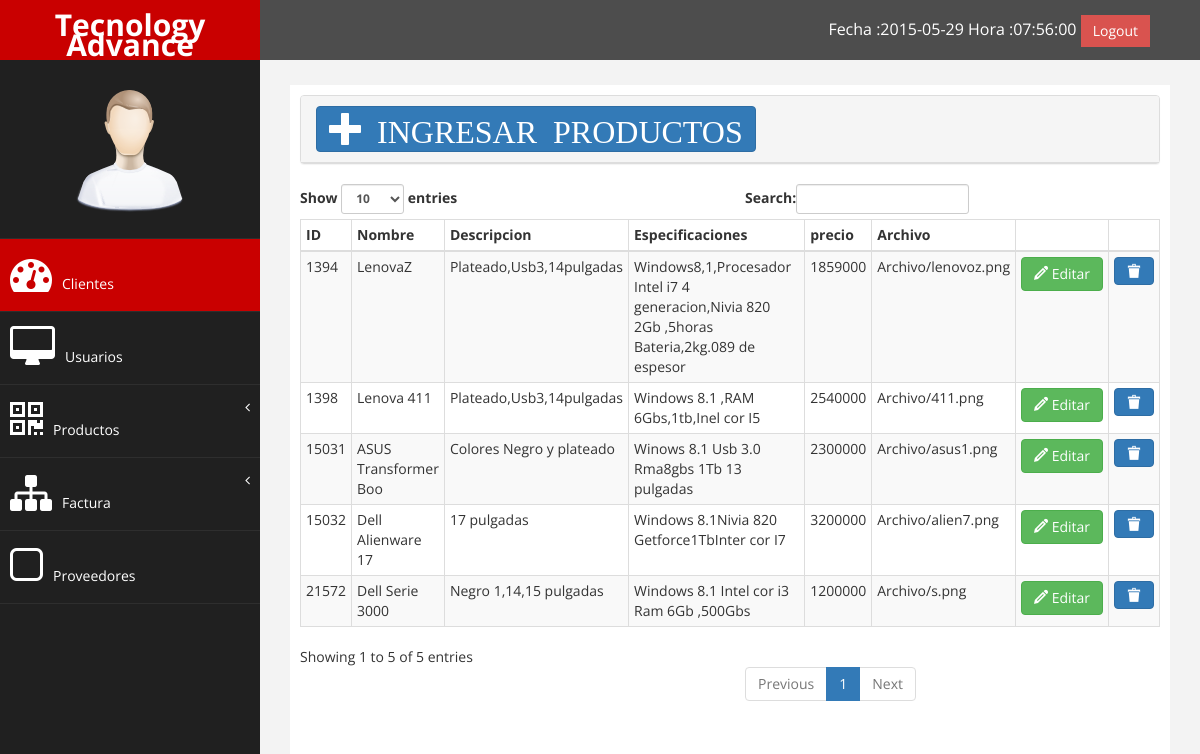
The app's page /index.php/productos (signed in) with its own data.
### tables this page shows
CREATE TABLE IF NOT EXISTS `producto` (
  `id_producto` varchar(20) NOT NULL,
  `descripcion` varchar(2500) NOT NULL,
  `nombre` varchar(20) NOT NULL,
  `especificaciones` varchar(250) NOT NULL,
  `cantidad` int(11) NOT NULL,
  `precio` decimal(15,0) NOT NULL,
  `archivo` varchar(70) NOT NULL,
  PRIMARY KEY (`id_producto`)
);

### controlador.php (called while the page is built, shortened)
<?php
class Controlador{
function listar_productos_action(){
  $productos=new Producto();
  $listar_productos=$productos->consultar_productos();
  require "Plantillas/mostrar_productos.php";
}
}
?>

### Modelos/conexion.php (called while the page is built, shortened)
<?php
class Conexion_DB {
private $registro = array();
 function conectar_base_de_datos(){
	 $this->conexion=mysqli_connect("localhost","root","","tecnologyadvance");
   return $this->conexion;
   }
   function Estrae_todo_registro($tabla){
       $this->consulta = "SELECT * FROM $tabla";
       $this->resultado = mysqli_query($this->conectar_base_de_datos(),  $this->consulta);
    while ( $this->fila = mysqli_fetch_assoc( $this->resultado)) {
       $this->registro[] =  $this->fila;
    }
    return     $this->registro;
  }
}
?>

### Modelos/producto.php (called while the page is built, shortened)
<?php
class Producto extends Conexion_DB{
public function consultar_productos(){
 $this->extraid=$this->Estrae_todo_registro("producto");
 return $this->extraid;
}
}
?>

### Plantillas/mostrar_productos.php (the view, shortened to what this page needs)
<div class="row">
  <div class="col-md-12 col-xs-12">
<div class="panel panel-default">
  <div class="panel-heading"><div class="panel-title">
    <button class="btn btn-primary fa-2x icon icon-plus" style="right:2333px " data-toggle="modal" data-target="#ventana_p" id="ingreso_p"> INGRESAR  PRODUCTOS</button>
  </div>
    </div>
    </div> </div>
</div>
<table id="hola" class="table table-striped table-bordered table-condensed table-hover display color2 " cellspacing="0" width="100%">
	<thead>
	<tr>
	         <th>ID</th>
           <th>Nombre</th>
           <th>Descripcion</th>
          <th>Especificaciones</th>
           <th>precio</th>
           <th>Archivo</th>
           <th></th>
           <th></th>
	</tr>
    </thead>
    <tbody id="Fila">
         <?php foreach( $listar_productos as $row){ ?>
        <tr id="<?php echo $row['id_producto'];?>">
        <td ><?php echo $row['id_producto'];?></td>
        <td id="1"><?php echo $row['nombre'];?></td>
        <td id="2"><?php echo $row['descripcion'];?></td>
        <td id="3"><?php echo $row['especificaciones'];?></td>
        <td id="4"><?php echo $row['precio'];?></td>
        <td id="5"><?php echo $row['archivo'];?></td>
        <td>  <a class="btn btn-success"  data-toggle="modal" data-target="#ventanad"  id="<?php echo $row['id_producto'];?>"><span class="icon icon-pencil"></span> Editar</a></td>
        <td><a href="Eliminar_producto?d=<?php echo $row['id_producto'];?>" class="btn btn-primary icon icon-remove"></a></td>
      </tr>
      <?php }  ?>
     </tbody>
</table>
</div>
</div>
<?php $contenido=ob_get_clean();
require "base2.php";
?>

### css/estilos2.css (style rules this page uses)
body { font-family:OpenSans-Light; font-size: 140%; }

### assets/css/custom.css (style rules this page uses)
body { font-family: 'Open Sans', sans-serif; }

### records on screen
producto: id_producto "1394", nombre "LenovaZ", descripcion "Plateado,Usb3,14pulgadas", especificaciones "Windows8,1,Procesador Intel i7 4 generacion,Nivia 820 2Gb ,5horas Bateria,2kg.089 de espesor", precio "1859000", archivo "Archivo/lenovoz.png"
producto: id_producto "1398", nombre "Lenova 411", descripcion "Plateado,Usb3,14pulgadas", especificaciones "Windows 8.1 ,RAM 6Gbs,1tb,Inel cor I5", precio "2540000", archivo "Archivo/411.png"
producto: id_producto "15031", nombre "ASUS Transformer Boo", descripcion "Colores Negro y plateado", especificaciones "Winows 8.1 Usb 3.0 Rma8gbs 1Tb 13 pulgadas", precio "2300000", archivo "Archivo/asus1.png"
producto: id_producto "15032", nombre "Dell Alienware 17", descripcion "17 pulgadas", especificaciones "Windows 8.1Nivia 820 Getforce1TbInter cor I7", precio "3200000", archivo "Archivo/alien7.png"
producto: id_producto "21572", nombre "Dell Serie 3000", descripcion "Negro 1,14,15 pulgadas", especificaciones "Windows 8.1 Intel cor i3 Ram 6Gb ,500Gbs", precio "1200000", archivo "Archivo/s.png"

### other values on screen
strftime("%Y-%m-%d") "2015-05-29"
